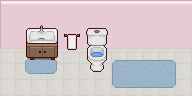

A level layout from a 2D game, rendered from its tile map. Below: a short description, then the map file with its tile-grid data intact:
An orthogonal 12x6 tile map with 16x16 px tiles, 5 tile layers (Piso, Pared, Decoraciones, Mueble, ...), 8 tilesets and 13 objects (Bañera, Lavatorio, desdePasillo, PuertaAlPasillo).

<map version="1.10" tiledversion="1.12.2" orientation="orthogonal" renderorder="right-down" width="12" height="6" tilewidth="16" tileheight="16" infinite="0" nextlayerid="13" nextobjectid="46">
 <editorsettings>
  <export target="Baño.json" format="json" />
 </editorsettings>
 <tileset firstgid="1" name="PisosYParedes" tilewidth="16" tileheight="16" tilecount="224" columns="14">
  <image source="../../tiles/interior/floorswalls.png" width="224" height="256" />
 </tileset>
 <tileset firstgid="225" name="BañoTextiles" tilewidth="16" tileheight="16" tilecount="209" columns="19">
  <image source="../../tiles/interior/textiles_BA.png" width="317" height="186" />
 </tileset>
 <tileset firstgid="434" name="BañoPorcelana" tilewidth="16" tileheight="16" tilecount="91" columns="13">
  <image source="../../tiles/interior/fixtures_BA.png" width="208" height="112" />
 </tileset>
 <tileset firstgid="525" name="Decoraciones" tilewidth="16" tileheight="16" tilecount="120" columns="12">
  <image source="../../tiles/interior/decorations.png" width="192" height="160" />
 </tileset>
 <tileset firstgid="645" name="Muebles" tilewidth="16" tileheight="16" tilecount="70" columns="10">
  <image source="../../tiles/interior/cabinets_BA.png" width="160" height="112" />
 </tileset>
 <tileset firstgid="715" name="PorcelanaObject" tilewidth="64" tileheight="32" spacing="16" margin="16" tilecount="4" columns="2">
  <grid orientation="orthogonal" width="48" height="16" />
  <image source="../../tiles/interior/fixtures_BA.png" width="208" height="112" />
 </tileset>
 <tileset firstgid="719" name="floresObj" tilewidth="18" tileheight="20" tilecount="3" columns="3">
  <image source="../../tiles/interior/floresObj.png" width="54" height="20" />
 </tileset>
 <tileset firstgid="722" name="espejo" tilewidth="48" tileheight="18" tilecount="1" columns="1">
  <image source="../../tiles/interior/espejo.png" width="48" height="18" />
 </tileset>
 <layer id="1" name="Piso" width="12" height="6">
  <data encoding="csv">
0,0,0,0,0,0,0,0,0,0,0,0,
0,0,0,0,0,0,0,0,0,0,0,0,
0,0,0,0,0,0,0,0,0,0,0,0,
170,171,171,171,171,171,171,171,171,171,171,173,
184,185,186,185,186,185,186,185,186,185,186,187,
198,199,200,199,200,199,200,199,200,199,200,201
</data>
 </layer>
 <layer id="2" name="Pared" width="12" height="6">
  <data encoding="csv">
142,143,144,143,144,143,144,143,144,143,144,145,
156,159,159,159,159,159,159,159,159,159,159,159,
156,159,159,159,159,159,159,159,159,159,159,159,
0,0,0,0,0,0,0,0,0,0,0,0,
0,0,0,0,0,0,0,0,0,0,0,0,
0,0,0,0,0,0,0,0,0,0,0,0
</data>
 </layer>
 <layer id="5" name="Decoraciones" width="12" height="6" offsetx="0.5" offsety="-6.5">
  <data encoding="csv">
0,0,0,0,0,0,0,0,0,0,0,0,
0,0,0,0,0,0,0,0,0,0,0,0,
0,0,0,0,370,0,0,0,0,0,0,0,
0,0,0,0,389,0,0,0,0,0,0,0,
0,291,292,293,0,0,0,308,309,310,311,0,
0,0,0,0,0,0,0,327,328,329,330,0
</data>
 </layer>
 <layer id="8" name="Mueble" width="12" height="6" offsetx="-6.5" offsety="-4">
  <data encoding="csv">
478,478,478,478,478,478,478,478,478,478,478,478,
478,478,478,478,478,478,478,478,478,478,478,478,
478,478,646,647,478,478,478,478,478,478,478,478,
478,478,656,657,478,478,478,478,478,478,478,478,
478,478,478,478,478,478,478,478,478,478,478,478,
478,478,478,478,478,478,478,478,478,478,478,478
</data>
 </layer>
 <layer id="3" name="Porcelana" width="12" height="6" offsetx="1" offsety="-4.25">
  <data encoding="csv">
0,0,0,0,0,0,0,0,0,0,0,0,
0,440,441,442,442,0,0,0,0,0,0,0,
0,453,454,455,0,457,458,0,0,0,0,0,
0,466,0,468,468,470,471,0,0,0,0,0,
0,0,0,0,0,483,484,0,0,0,0,0,
0,0,0,0,0,0,0,0,0,0,0,0
</data>
 </layer>
 <objectgroup id="11" name="Muebles">
  <object id="8" name="Bañera" gid="715" x="113.25" y="69" width="64" height="32">
   <properties>
    <property name="dynamicId" value="bañera" />
    <property name="falseGid" type="int" value="715" />
    <property name="stateFlag" value="banera_abierta" />
    <property name="trueGid" type="int" value="717" />
   </properties>
  </object>
  <object id="13" name="Lavatorio" gid="716" x="17" y="59.75" width="64" height="32">
   <properties>
    <property name="dynamicId" value="lavatorio" />
    <property name="falseGid" type="int" value="716" />
    <property name="stateFlag" value="lavatorio_abierto" />
    <property name="trueGid" type="int" value="718" />
   </properties>
  </object>
  <object id="33" gid="719" x="172.25" y="92" width="18" height="20" />
  <object id="34" gid="719" x="0.75" y="61.25" width="18" height="20" />
  <object id="45" gid="722" x="18" y="24.5" width="48" height="18" />
 </objectgroup>
 <objectgroup id="12" name="Interactivos">
  <object id="10" x="115.25" y="38.75" width="7.25" height="12.25">
   <properties>
    <property name="dialogo" value="Veremos si eso del baño caliente ayuda" />
    <property name="effects_flags" value="banera_abierta" />
    <property name="interactionId" value="Bañera" />
    <property name="prompt" value="Abrir canilla" />
    <property name="tipo" value="activar" />
   </properties>
  </object>
  <object id="16" x="35.0909" y="28" width="12.5455" height="3.63636">
   <properties>
    <property name="dialogo" value="Agua caliente" />
    <property name="dialogoLocked" value="Solo sale agua fría" />
    <property name="effects_flags" value="lavatorio_abierto" />
    <property name="interactionId" value="Lavatorio" />
    <property name="prompt" value="Abrir canilla" />
    <property name="tipo" value="activar" />
   </properties>
  </object>
 </objectgroup>
 <objectgroup id="7" name="Spawn" visible="0">
  <object id="1" name="desdePasillo" x="9.75" y="74.75">
   <point />
  </object>
 </objectgroup>
 <objectgroup id="9" name="Transiciones">
  <object id="2" name="PuertaAlPasillo" x="0.5" y="53" width="1.25" height="42.25">
   <properties>
    <property name="goTo" value="Pasillo" />
    <property name="prompt" value="[ F ] SALIR Al PASILLO" />
    <property name="spawn" value="desdeBano" />
   </properties>
  </object>
 </objectgroup>
 <objectgroup id="10" name="Colisiones">
  <object id="3" x="0.5" y="0.75" width="191.25" height="51.5" />
  <object id="5" x="26.25" y="52.5" width="30" height="7.25" />
  <object id="6" x="87.25" y="52" width="19.5" height="19" />
  <object id="7" x="114.5" y="53.5" width="60.5" height="14.75" />
 </objectgroup>
</map>
